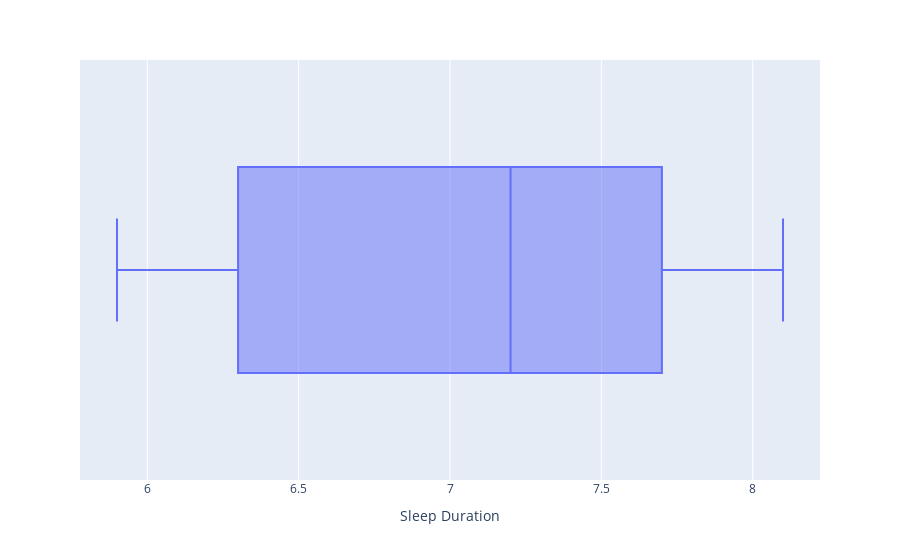

Notebook cell for this chart:
### Code cell
# Sleep Duration by Gender
px.box(df[df['Gender'] == 'Male'], x='Sleep Duration')

### Figure 1 — Plotly figure (JSON) as saved in the notebook; plotly's stock layout.template omitted (floating-point values rounded to 4 significant figures; data arrays with more than 128 entries replaced by an {"elided": "..."} marker saying what was removed)
{"data": [{"alignmentgroup": "True", "hovertemplate": "Sleep Duration=%{x}<extra></extra>", "legendgroup": "", "marker": {"color": "#636efa"}, "name": "", "notched": false, "offsetgroup": "", "orientation": "h", "showlegend": false, "type": "box", "x": {"elided": "189 float values"}, "x0": " ", "xaxis": "x", "y0": " ", "yaxis": "y"}], "layout": {"boxmode": "group", "legend": {"tracegroupgap": 0}, "margin": {"t": 60}, "xaxis": {"anchor": "y", "domain": [0, 1], "title": {"text": "Sleep Duration"}}, "yaxis": {"anchor": "x", "domain": [0, 1]}}}
